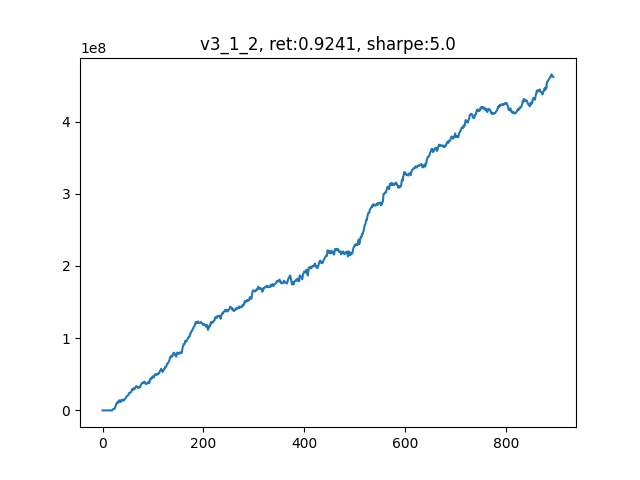

Recreate this plot in Python.
'''
v_3_1_2

四因子 + Alpha101，去除相关性>0.3的，剩余8个因子
六日反转   --->    一日反转
因子等权重组合

'''

from __future__ import print_function
import logging


import os
import time
import numpy as np
import pandas as pd
import matplotlib.pyplot as plt

import scipy.optimize as sco
from sklearn import preprocessing
from sklearn.linear_model import LinearRegression

import threading
import multiprocessing as mp
from concurrent.futures import ProcessPoolExecutor, as_completed


import warnings
warnings.filterwarnings("ignore")



############################ Define our factors ####################################### 

def SixDayRS(data):
    '''
    六日收益率反转
    '''
    t = 2                           # 需要6天的历史数据
    close = data[:, 5]              # 股票N天的close数据    
    # return (-(close[-1]/close[-t] - 1), _index)
    return -(close[-1]/close[-t] - 1)

###############################   Alpha 101   ##############################
def Alpha6(data):
    _open = pd.Series(data[:, 2])                  # 开盘价
    volume = pd.Series(data[:, 6])                 # 股票N天的volume数据
    alpha6 = _open.rolling(window=10).corr(volume) # 需要10天的历史数据
    return -1*alpha6.iloc[-1]


def Alpha9(data):
    close = pd.Series(data[:, 5])
    delta = close.diff(1)
    delta_min = delta.rolling(window=5).min().iloc[-1]
    if delta_min>0:
        return delta.iloc[-1]
    else:
        delta_max = delta.rolling(window=5).max().iloc[-1]
        if delta_max<0:
            return delta.iloc[-1]
        else:
            return -1*delta.iloc[-1]

def Alpha12(data):
    close = data[:, 5]
    amount = data[:, 7]                     # 股票N天的amount数据
    _sign = np.sign(amount[-1]-amount[-2])
    return -1*_sign*(close[-1]-close[-2])

def Alpha23(data):
    high = pd.Series(data[:, 3])
    _mean = high.rolling(10).mean()         # 需要10天数据
    _delta = high.diff(2)
    if _mean.iloc[-1]<high.iloc[-1]:
        return -1*_delta.iloc[-1]
    else:
        return 0

def Alpha51(data):
    close = data[:, 5]                      # 需要20天数据
    condition1 = (close[-20]-close[-10])/10 - (close[-10]-close[-1])/10
    if condition1 < -0.05:
        return 1
    else:
        return -1*(close[-1]-close[-2])

def Alpha53(data):
    high = data[:, 3]
    low = data[:, 4]
    close = data[:, 5]
    x1 = ((close[-1]-low[-1])-(high[-1]-close[-1]))/(close[-1]-low[-1])
    x9 = ((close[-9]-low[-9])-(high[-9]-close[-9]))/(close[-9]-low[-9])

    return -1*(x1-x9)

def Alpha54(data):
    _open = data[:, 2]
    _high = data[:, 3]
    _low = data[:, 4]
    _close = data[:, 5]
    fenzi = -1*(_low[-1]-_close[-1])*(_open[-1]**5)
    fenmu = (_low[-1]-_high[-1])*(_close[-1]**5)
    return fenzi/fenmu

###############################   并行计算因子   ##############################
def each_task(_key, _array):
    '''
    strategy_list = [SixDayRS, Alpha6, Alpha9, 
                     Alpha12, Alpha23,  Alpha51, 
                     Alpha53, Alpha54]
    '''

    factors = []
    
    _array = np.array(_array)
    factors.append(SixDayRS(_array))
    factors.append(Alpha6(_array))
    factors.append(Alpha9(_array))
    factors.append(Alpha12(_array))
    factors.append(Alpha23(_array))
    factors.append(Alpha51(_array))
    factors.append(Alpha53(_array))
    factors.append(Alpha54(_array))
    return (_key, factors)

def mp_task(batch, data):
    res = []
    for _key in batch:
        res.append(each_task(_key, data[_key]))
    return res

def _batch(stock_list):
    num_of_stock = len(stock_list)
    batch_size = num_of_stock // os.cpu_count()
    for i in range(0, num_of_stock, batch_size):
        yield stock_list[i: i+batch_size]

###############################   回归法估计因子权重   ##############################
def factor_regression(factors_record, pct_record, i):
    X = factors_record[-(i+2)]
    X[np.isnan(X)] = 0
    Y = pct_record[-i]
    Y[np.isnan(Y)] = 0
    reg = LinearRegression()
    # print("X", X)
    # print("Y", Y)
    reg.fit(X,Y)   
    factor_weight = list(reg.coef_)
    factor_weight.append(reg.intercept_)
    
    return factor_weight

###############################   有效前沿计算个股权重   ##############################
def Schimidt(factors):    
    R = np.zeros((factors.shape[1], factors.shape[1]))
    Q = np.zeros(factors.shape)
    for k in range(0, factors.shape[1]):
        R[k, k] = np.sqrt(np.dot(factors[:, k], factors[:, k]))
        Q[:, k] = factors[:, k]/R[k, k]
        for j in range(k+1, factors.shape[1]):
            R[k, j] = np.dot(Q[:, k], factors[:, j])
            factors[:, j] = factors[:, j] - R[k, j]*Q[:, k]

    return Q

###############################   有效前沿计算个股权重   ##############################
def portfolio_annualised_performance(weights, mean_returns, cov_matrix):
    returns = np.sum(mean_returns*weights ) *252
    std = np.sqrt(np.dot(weights.T, np.dot(cov_matrix, weights))) * np.sqrt(252)
    return std, returns

def neg_sharpe_ratio(weights, mean_returns, cov_matrix, risk_free_rate):
    p_var, p_ret = portfolio_annualised_performance(weights, mean_returns, cov_matrix)
    return -(p_ret - risk_free_rate) / p_var

def max_sharpe_ratio(mean_returns, cov_matrix, risk_free_rate):
    num_assets = len(mean_returns)
    args = (mean_returns, cov_matrix, risk_free_rate)
    constraints = ({'type': 'eq', 'fun': lambda x: np.sum(x) - 1})
    bound = (0.0,1.0)
    bounds = tuple(bound for asset in range(num_assets))
    result = sco.minimize(neg_sharpe_ratio, num_assets*[1./num_assets,], args=args,
                        method='SLSQP', bounds=bounds, constraints=constraints)
    return result

###############################   计算仓位收益率   ##############################
def calculate_pct(all_data, position, my_sequence):

    # t+2 和 t+1 的价差
    delta = all_data[all_data['Date'] == my_sequence+2]['Close'].values - \
            all_data[all_data['Date'] == my_sequence+1]['Close'].values

    profit = position @ delta
    return profit



# 因子或是回归最多利用过去20天的数据
MAX_NUM_RECORD = 20
num_of_holding = 100
leverage = 1
my_sequence = 0        # 当前日期
cur_capital = 5e8          # 初始资金
fee = 1.5e-4           # 手续费率

data = {}               # 储存一段时间的行情
yesterday_close = []    # 记录昨日收盘价，用于计算当日收益率
pct_record = []         # 记录每日收益率
factors_record = []     # 记录每日因子值
factors_weight = []     # 因子加权权重
capital_record = []     # 记录资金变动

file_name = r"./CONTEST_DATA_TEST_100_1.csv"
all_data = pd.read_csv(file_name, 
                    usecols=[0,1,2,3,4,5,6,7], 
                    names=['Date','Instrument','Open','High','Low','Close','Volume','Amount'])


daily_data = all_data[all_data['Date']==my_sequence].values
num_of_stock = daily_data.shape[0]
stock_list = np.arange(num_of_stock)

print(daily_data.shape)

# 每一支股票单独存在字典里
for i in range(num_of_stock):
    data[i] = []
    data[i].append(daily_data[i])

stock_batch = list(_batch(stock_list))
# print(stock_batch)

total_days = 900
mp.set_start_method('fork')

while(my_sequence<total_days-5):
    my_sequence += 1
    all_factors = [[]] * num_of_stock     # 每个股票的所有因子是一行
    
    start =  time.time()
    capital_record.append(cur_capital-5e8)
    print('current day: {}, current capital: {}......\n'.format(my_sequence, cur_capital))

    daily_data = all_data[all_data['Date']==my_sequence].values
    daily_data = daily_data[:, 0:8]
    today_close = daily_data[:, 5]                    # 当日收盘价
    if len(yesterday_close)>0:                        # 从第二天开始算起
        pct = (today_close - yesterday_close)/yesterday_close
        pct_record.append(pct)

    num_of_stock = daily_data.shape[0]
    stock_list = np.arange(num_of_stock)

    print(daily_data.shape)

    # 每一支股票单独存在字典里
    for i in range(num_of_stock):
        data[i].append(daily_data[i])

    use_time = time.time() - start
    print("Time of 🍦: ", round(use_time,2))

    if len(data[0]) >= 20:

        with ProcessPoolExecutor() as executor:
            futures = [executor.submit(mp_task, batch, data) for batch in stock_batch]
            for future in as_completed(futures):
                factors_batch = future.result()
                for i in range(len(factors_batch)):
                    _key, factors = factors_batch[i]
                    # print(_key, factors)
                    all_factors[_key] = factors

        # print(all_factors)
        print(len(all_factors))                                               # N * K

        use_time = time.time() - start
        print("Time of 🍎: ", round(use_time,2))

        all_factors = np.array(all_factors)
        all_factors[np.isnan(all_factors)] = 0                                # 处理空值
        all_factors[np.isinf(all_factors)] = 0                                # 处理无限值
        all_factors = preprocessing.scale(all_factors)                        # 按列z-score标准化
        all_factors = Schimidt(all_factors)                                   # Schimidt正交化分解
        # all_factors = np.hstack(([[1]]*num_of_stock, all_factors))            # 每一行最左侧插入[1]
        factors_record.append(all_factors)                                    # T * N * (K)，储存一段时间的因子值，用于计算因子收益率
        num_of_factor = all_factors.shape[1]
        
        if len(factors_weight) == 0:
            final_factors = np.array(all_factors).mean(axis=1)                # 按行平均
        else:
            final_factors = all_factors @ factors_weight
        
        use_time = time.time() - start
        print("Time of 🍌: ", round(use_time,2))

        _rank = np.argsort(np.argsort(final_factors))    # 0-499，多因子等权组合之后的排序值
        _pos = np.array([0]*num_of_stock)
        
        _buy_line = num_of_stock-num_of_holding/2
        _sell_line = num_of_holding/2
        _pos[_rank>=_buy_line] = 1
        _pos[_rank<_sell_line] = -1
        
        position = _pos * cur_capital * leverage / num_of_holding / today_close
        position[np.isnan(position)] = 0
        position = position.astype(int)
        print("len of position: ", len(position))
        # print(position)
        daily_profit = calculate_pct(all_data, position, my_sequence)
        cur_capital += daily_profit
        cur_capital *= (1-fee)          # 扣除手续费

        factors_record_len = len(factors_record)
        if factors_record_len >= 10:
            # column_name = ['date', 'stocknames', 'capital', 'ret', ]
            # 其实只做了8次回归，取平均值
            factors_weight = []
            # for i in range(factors_record_len-2):
            #     factors_tmp = factors_record[-(i+3)]                    # N * K
            #     pct_tmp = pct_record[-(i+1)]                            # N * 1
            #     factors_corr = np.cov(factors_tmp, rowvar=0)
            #     factors_pct_corr = [np.cov(factors_tmp[:, i], pct_tmp)[0,1] for i in range(num_of_factor)]
            #     factors_weight.append(factors_corr @ factors_pct_corr)
            # factors_weight = np.array(factors_weight).mean(axis=0)      # 按列平均
            
            
            # factors_weight = np.array(factors_weight).mean(axis=0)
            # factors_weight /= np.sum(factors_weight)

            # print("factors_weight: ", factors_weight)
            if factors_record_len >= 10: factors_record.pop(0)

        # 删除最老的一天的数据
        if len(data[0]) >= 20:
            for i in range(num_of_stock):
                data[i].pop(0)
        
    # use_time = time.time() - start
    # print("Time of posting position: %s", use_time)
    # time.sleep(0.1)
    
    yesterday_close = today_close

total_return = round(capital_record[-1]/5e8, 4)
daily_pct = pd.Series(capital_record)+5e8
daily_pct = daily_pct.pct_change()
sharpe = daily_pct.mean() / daily_pct.std() * np.sqrt(252)
sharpe = np.round(sharpe)

_name = 'v3_1_2'
plt.figure()
plt.plot(capital_record)
_title = "{}, ret:{}, sharpe:{}".format(_name, total_return, sharpe)
plt.title(_title)
plt.savefig('backtest_{}.png'.format(_name))

# factors_record = np.array(factors_record)[:,:,0]
# pd.DataFrame(factors_record).to_csv('factors_{}.csv'.format(_name))
